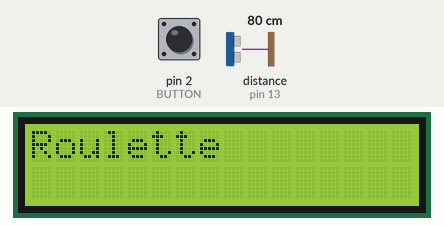
Recording of a sketch running on a simulated Arduino Uno, built with avr-gcc and run on an emulated ATmega328P. Parts: 16×2 character LCD. Inputs (shaded band) come from the test bench; at power-on: pin 2 (BUTTON) LOW, distance to the obstacle (sensor on pin 13) 80 cm. The echo pulse lasts 58.3 µs per cm.

Above: at 1.2 s.
1.3 s: pin 2 (BUTTON) pulled HIGH for 0.15 s
At 2.2 s:
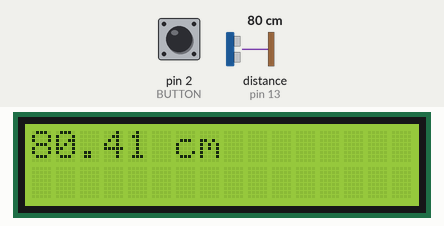
2.9 s: pin 2 (BUTTON) driven HIGH
5.9 s: distance to the obstacle (sensor on pin 13) set to 2 cm
At 6.7 s:
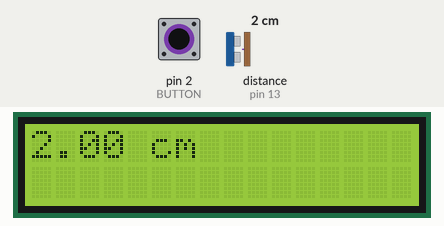
8.9 s: distance to the obstacle (sensor on pin 13) set to 4 cm
At 9.6 s:
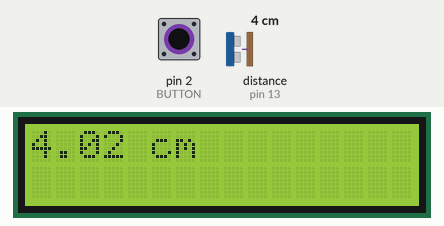
11.9 s: distance to the obstacle (sensor on pin 13) set to 9 cm
At 12.7 s:
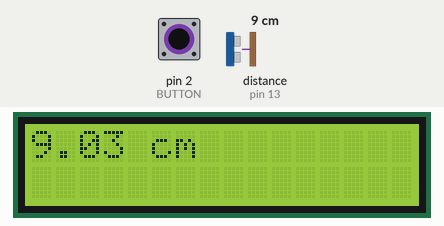
20.9 s: distance to the obstacle (sensor on pin 13) set to 18 cm
At 21.4 s:
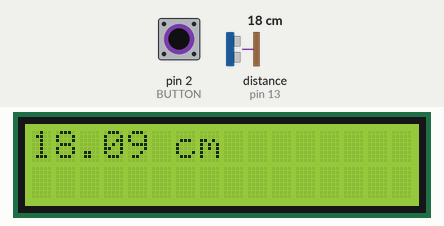
Timing chart, 0 to 23.9 s (numbered marks = the images above; inputs shaded):
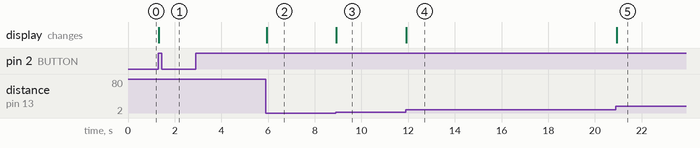

The sketch:

solution.ino
```cpp
//Подключение библиотеки для работы с дисплеем
#include <LiquidCrystal.h>
//Объявление макросов для пинов кнопки и дальномера
#define DIST_TRIG 12
#define DIST_ECHO 13
#define BUTTON 2

//Подключение дисплея
LiquidCrystal lcd(11, 10, 9, 8, 7, 6);


void setup()
{
  //Настройка пинов контроллера
  pinMode(DIST_TRIG, OUTPUT);
  pinMode(BUTTON, INPUT);
  pinMode(DIST_ECHO, INPUT);

  //Настройка дисплея
  lcd.begin(16, 2);
  lcd.setCursor(0, 0);
  lcd.print("Roulette");
}

void loop()
{
  //Проверка нажатия на кнопку
  if (digitalRead(BUTTON)){
    lcd.clear();

    //Считывание дистанции
    float duration, cm;
    digitalWrite(DIST_TRIG, LOW);
    delayMicroseconds(2);
    digitalWrite(DIST_TRIG, HIGH);
    delayMicroseconds(10);
    digitalWrite(DIST_TRIG, LOW);
    duration = pulseIn(DIST_ECHO, HIGH);
    cm = duration / 58;

    //Проверка на выход за пределы измерений датчика и вывод на дисплей
    if (cm <= 335){
      lcd.print(cm);
      lcd.print(" cm");
    } else {
      lcd.print("Out of range");
    }
  }
}
```

Measured:
- after the input at 1.3 s, the display: changes at once (image 1)
- after the input at 2.9 s, every drawn part: stays the same
- after the input at 5.9 s, the display: changes at once (image 2)
- after the input at 8.9 s, the display: changes at once (image 3)
- after the input at 11.9 s, the display: changes at once (image 4)
- after the input at 20.9 s, the display: changes at once (image 5)
